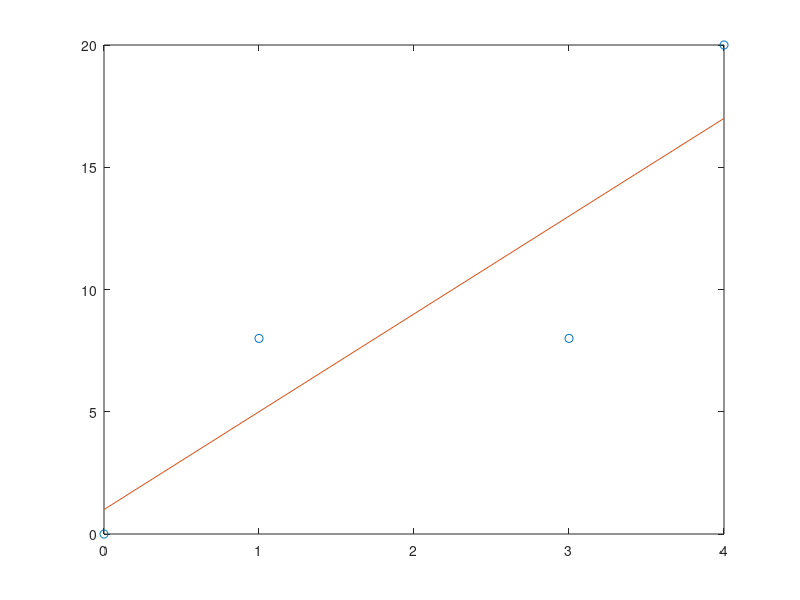
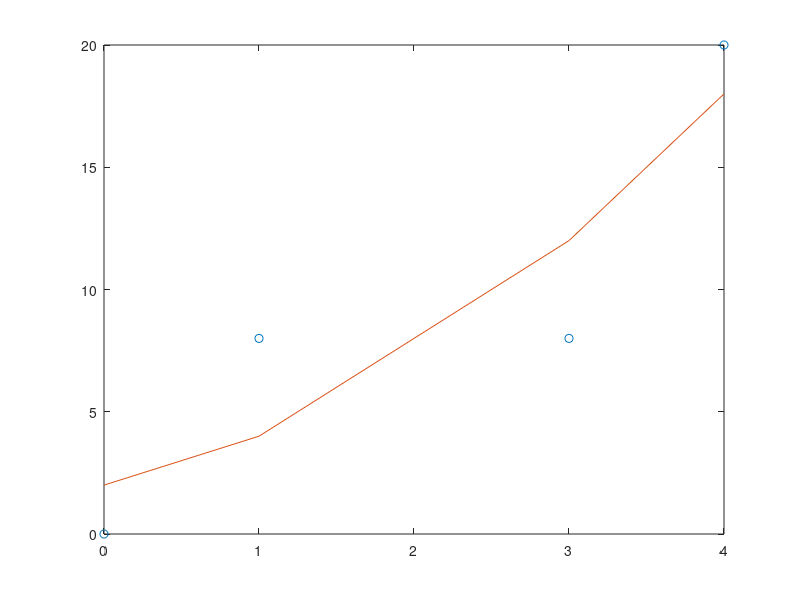
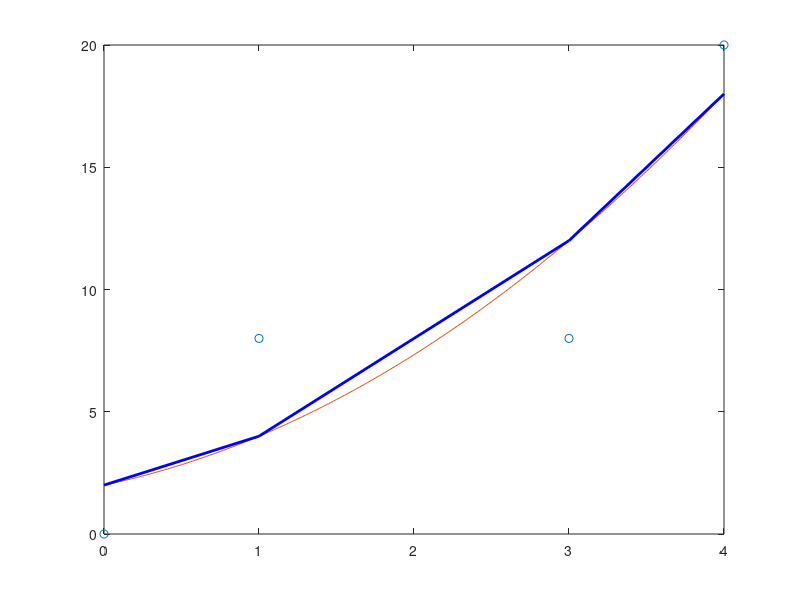

These figures' MATLAB source, in order:
x = [0 1 3 4];
y = [0 8 8 20];

y = [0 8 8 20]'; % transpose
y=y(:); % vectorize

%% deg1; py=ax+b
E = [1 1 1 1;x]; % E = [ones(1,4);x]
coeff = inv(E*E')*E*y; % coeff = [1;4] = [b;a]
py = coeff'*E; % py = coeff(1)*ones(1,4) + coeff(2)*x = [1 5 13 17]

figure; % 창 띄우기
plot(x,y,'o',x,py);

%% deg2; py=ax^2+bx+c
E = [1 1 1 1;x;x.^2]; % E = [ones(1,4);x;x.^2]
coeff = inv(E*E')*E*y; % coeff = [1;4] = [b;a]
py = coeff'*E; % py = coeff(1)*ones(1,4) + coeff(2)*x = [1 5 13 17]

figure; plot(x,y,'o',x,py);

ppy = @(x)coeff(1) + coeff(2)*x + coeff(3)*x.^2;
xx = 0:0.01:4; % x간격 촘촘
figure; plot(x,y,'o',xx,ppy(xx),x,py,'b','LineWidth',2); % 원래 파란선보다 부드러운 빨간선


